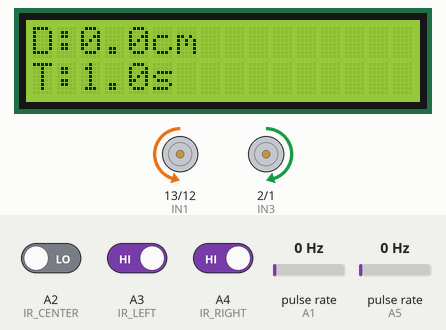
Recording of a sketch running on a simulated Arduino Uno, built with avr-gcc and run on an emulated ATmega328P. Parts: 16×2 character LCD, motor-driver pin pairs drawn as motors (green arrow = first pin HIGH = forward, orange = second pin HIGH = backward, longer = more drive, scaled by the enable pin). Wiring (inferred from the names in the program): 2 × pulse sensor: data A1 / data A5. The inputs (shaded band) are chosen by the test bench; at power-on: A2 (IR_CENTER) LOW, pulse rate (sensors on A1, A5) 0 Hz, A3 (IR_LEFT) HIGH, A4 (IR_RIGHT) HIGH.

Above: at 1.2 s.
1.3 s: A2 (IR_CENTER) driven HIGH
At 1.54 s:
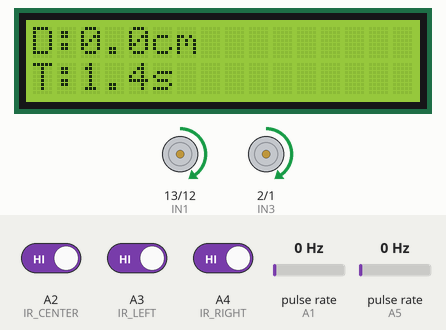
3.3 s: pulse rate (sensor on A1) set to 4 Hz
At 3.54 s:
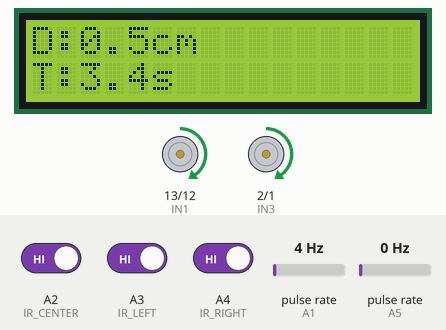
4.9 s: pulse rate (sensor on A5) set to 4 Hz
At 5.14 s:
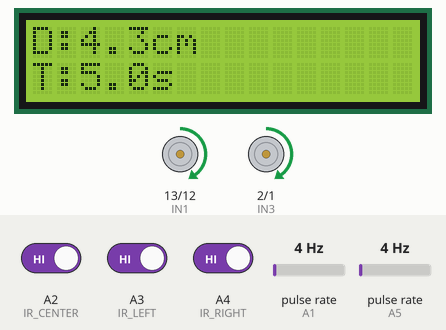
6.5 s: pulse rate (sensor on A1) set to 50 Hz
At 6.74 s:
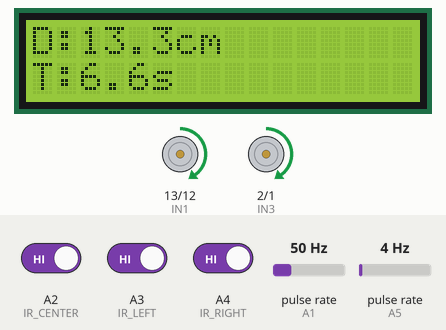
8.1 s: pulse rate (sensor on A5) set to 159 Hz
At 8.34 s:
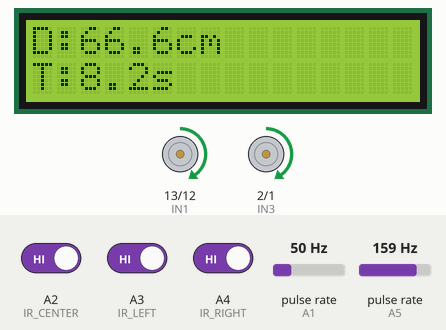
9.7 s: pulse rate (sensor on A5) set to 164 Hz
At 9.94 s:
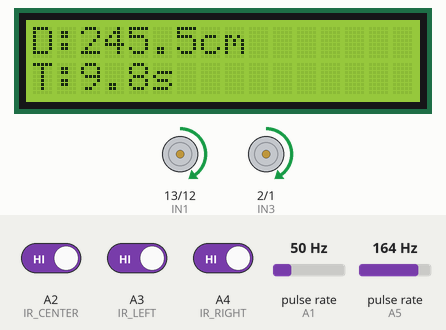
Timing chart, 0 to 13.6 s (numbered marks = the images above; inputs shaded):
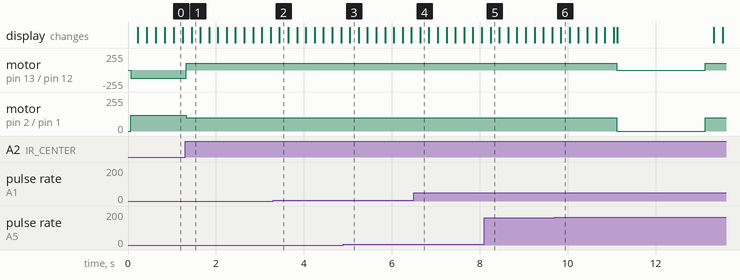

The sketch:

Arduino_Week3code_Task1.ino
```cpp
#include <PinChangeInterrupt.h>
#include <LiquidCrystal.h>

// ================= LCD pins =================
#define D4 4
#define D5 5
#define D6 6
#define D7 7
#define RS 8
#define EN 9

// ================= Motor pins =================
#define IN1 13
#define IN2 12
#define IN3 2
#define IN4 1
#define ENA 11
#define ENB 3

// ================= Encoder pins =================
#define L_ENCODER A5
#define R_ENCODER A1

// ================= IR sensors =================
// Center module: Black = 1, White = 0
#define IR_CENTER A2
// Left & Right custom sensors: Black = 0, White = 1
#define IR_LEFT   A3
#define IR_RIGHT  A4

// ================= Base speed =================
const int BASE_SPEED_R    = 100;   // stronger base speed
const int BASE_SPEED_L    = 100;
const int LOST_TURN_SPEED = 120;   // for hard spins

// ================= Distance =================
const float TICKS_PER_REV = 20.0;
const float WHEEL_CIRC    = 21.3;
const float CM_PER_TICK   = (WHEEL_CIRC / TICKS_PER_REV);

// ================= GROUP SETTINGS (Group 39) =================
const int   GROUP_ID            = 39;
const float TARGET_DISTANCE_CM  = GROUP_ID * 10.0;      // 390 cm
const unsigned long MID_STOP_MS = 2000;                 // 2 s

// After mid-stop, only allow final stop after this extra distance
const float EXTRA_AFTER_MID_FOR_FINAL = 50.0;   // cm

// ================= PD CONSTANTS =================
// Positive error = line on RIGHT, Negative = line on LEFT
const float Kp = 18.0;
const float Kd = 10.0;

// ================= Global variables =================
volatile long leftCount  = 0;
volatile long rightCount = 0;

long start_time;
bool midStopDone     = false;
bool allowFinalStop  = false;
float distAtMidStop  = 0.0;

float lastError = 0.0;

LiquidCrystal lcd(RS, EN, D4, D5, D6, D7);

// =========================================================
// Motor Functions
// =========================================================
void stopMotor()
{
  analogWrite(ENA, 0);
  analogWrite(ENB, 0);
  digitalWrite(IN1, LOW); digitalWrite(IN2, LOW);
  digitalWrite(IN3, LOW); digitalWrite(IN4, LOW);
}

void driveForward(int spR, int spL)
{
  spR = constrain(spR, 0, 255);
  spL = constrain(spL, 0, 255);

  analogWrite(ENA, spR);
  analogWrite(ENB, spL);

  digitalWrite(IN1, HIGH); digitalWrite(IN2, LOW);
  digitalWrite(IN3, HIGH); digitalWrite(IN4, LOW);
}

// HARD LEFT: right forward, left backward (spin)
void hardTurnLeft()
{
  analogWrite(ENA, LOST_TURN_SPEED); // right
  analogWrite(ENB, LOST_TURN_SPEED); // left

  digitalWrite(IN1, HIGH); digitalWrite(IN2, LOW);   // right forward
  digitalWrite(IN3, LOW);  digitalWrite(IN4, HIGH);  // left backward
}

// HARD RIGHT: left forward, right backward
void hardTurnRight()
{
  analogWrite(ENA, LOST_TURN_SPEED); // right
  analogWrite(ENB, LOST_TURN_SPEED); // left

  digitalWrite(IN1, LOW);  digitalWrite(IN2, HIGH);  // right backward
  digitalWrite(IN3, HIGH); digitalWrite(IN4, LOW);   // left forward
}

// =========================================================
// Encoders
// =========================================================
void LeftEncoderISR()  { leftCount++; }
void RightEncoderISR() { rightCount++; }

// =========================================================
// Helpers
// =========================================================
float getDistanceCm()
{
  noInterrupts();
  long l = leftCount;
  long r = rightCount;
  interrupts();

  float avgTicks = (l + r) / 2.0;
  return avgTicks * CM_PER_TICK;
}

void printLiveStatus(long elapsed_ms)
{
  float dist_cm = getDistanceCm();
  float t_s     = elapsed_ms / 1000.0;

  lcd.setCursor(0, 0);
  lcd.print("D:");
  lcd.print(dist_cm, 1);
  lcd.print("cm   ");

  lcd.setCursor(0, 1);
  lcd.print("T:");
  lcd.print(t_s, 1);
  lcd.print("s    ");
}

// Error from sensors
// Positive error = line on RIGHT, Negative = line on LEFT
float computeLineError(bool lB, bool cB, bool rB)
{
  int pattern = (lB ? 4 : 0) | (cB ? 2 : 0) | (rB ? 1 : 0);

  switch (pattern)
  {
    case 0b010: return  0.0;  // center only
    case 0b011: return  1.0;  // center + right
    case 0b001: return  3.0;  // right only → strong right error
    case 0b110: return -1.0;  // left + center
    case 0b100: return -3.0;  // left only → strong left error
    default:    return lastError; // keep previous direction
  }
}

// =========================================================
// Setup
// =========================================================
void setup()
{
  pinMode(IN1,OUTPUT); pinMode(IN2,OUTPUT);
  pinMode(IN3,OUTPUT); pinMode(IN4,OUTPUT);
  pinMode(ENA,OUTPUT); pinMode(ENB,OUTPUT);

  pinMode(IR_CENTER,INPUT);
  pinMode(IR_LEFT,INPUT);
  pinMode(IR_RIGHT,INPUT);

  pinMode(L_ENCODER,INPUT);
  pinMode(R_ENCODER,INPUT);

  attachPCINT(digitalPinToPinChangeInterrupt(L_ENCODER), LeftEncoderISR, RISING);
  attachPCINT(digitalPinToPinChangeInterrupt(R_ENCODER), RightEncoderISR, RISING);

  lcd.begin(16,2);
  stopMotor();

  start_time = millis();
}

// =========================================================
// Main Loop
// =========================================================
void loop()
{
  unsigned long now = millis();
  long elapsed      = now - start_time;

  // ----- LIVE LCD UPDATE every 200 ms -----
  static unsigned long lastLcdUpdate = 0;
  if (now - lastLcdUpdate >= 200)
  {
    printLiveStatus(elapsed);
    lastLcdUpdate = now;
  }

  float dist_cm = getDistanceCm();

  // ====================== MID STOP AT 390 cm ======================
  if (!midStopDone && dist_cm >= TARGET_DISTANCE_CM)
  {
    stopMotor();

    distAtMidStop = dist_cm;
    allowFinalStop = false;   // reset final-stop permission

    lcd.clear();
    lcd.setCursor(0,0); lcd.print("MID D:"); lcd.print(dist_cm,1);
    lcd.setCursor(0,1); lcd.print("MID T:"); lcd.print(elapsed/1000.0,1);

    delay(MID_STOP_MS);      // 2 s stop

    // small forward "kick" so it clearly starts moving again
    driveForward(90, 90);
    delay(200);
    lastError = 0.0;

    midStopDone = true;
    return;
  }

  // ================= AFTER MID: ALLOW FINAL STOP ONLY AFTER EXTRA DISTANCE =================
  if (midStopDone && !allowFinalStop)
  {
    if (dist_cm >= distAtMidStop + EXTRA_AFTER_MID_FOR_FINAL)
    {
      allowFinalStop = true;
    }
  }

  // ====================== READ SENSORS ======================
  bool cB = (digitalRead(IR_CENTER) == 1); // center: 1 = black
  bool lB = (digitalRead(IR_LEFT)   == 0); // left:   0 = black
  bool rB = (digitalRead(IR_RIGHT)  == 0); // right:  0 = black

  bool cW = !cB;
  bool lW = !lB;
  bool rW = !rB;

  // =========================== FINAL FINISH LINE (all black) ===========================
  if (allowFinalStop && cB && lB && rB)
  {
    stopMotor();

    float finalDist = getDistanceCm();
    lcd.clear();
    lcd.setCursor(0,0); lcd.print("STOP D:"); lcd.print(finalDist,1);
    lcd.setCursor(0,1); lcd.print("T:"); lcd.print(elapsed/1000.0,1);

    while(1);   // freeze
  }

  // =========================== LOST LINE / FULL WHITE ===========================
  if (cW && lW && rW)
  {
    // spin back toward last known side of line
    if (lastError >= 0)
      hardTurnRight();
    else
      hardTurnLeft();

    delay(40);     // short spin
    return;
  }

  // =========================== SHARP CORNER ===========================
  // Left 90° corner: center white, only left black
  if (cW && lB && rW)
  {
    unsigned long t0 = millis();
    while (millis() - t0 < 300)  // ~0.3 s burst
    {
      hardTurnLeft();
      if (digitalRead(IR_CENTER) == 1) break;
    }
    lastError = -3.0;
    return;
  }

  // Right 90° corner: center white, only right black
  if (cW && rB && lW)
  {
    unsigned long t0 = millis();
    while (millis() - t0 < 300)
    {
      hardTurnRight();
      if (digitalRead(IR_CENTER) == 1) break;
    }
    lastError = 3.0;
    return;
  }

  // =========================== PD LINE FOLLOWING (wiggle) ===========================
  float error = computeLineError(lB, cB, rB);

  float P = error;
  float D = error - lastError;
  float output = Kp * P + Kd * D;

  float maxSteer = 70.0;
  if (output >  maxSteer) output =  maxSteer;
  if (output < -maxSteer) output = -maxSteer;

  int spR = (int)(BASE_SPEED_R - output);
  int spL = (int)(BASE_SPEED_L + output);

  driveForward(spR, spL);

  lastError = error;
}
```

Measured:
- after the input at 1.3 s, motor on pin 13 (IN1) / pin 12 (IN2): backward 120/255 → forward 100/255 at once; motor on pin 2 (IN3) / pin 1 (IN4): forward 120/255 → forward 100/255 at once
